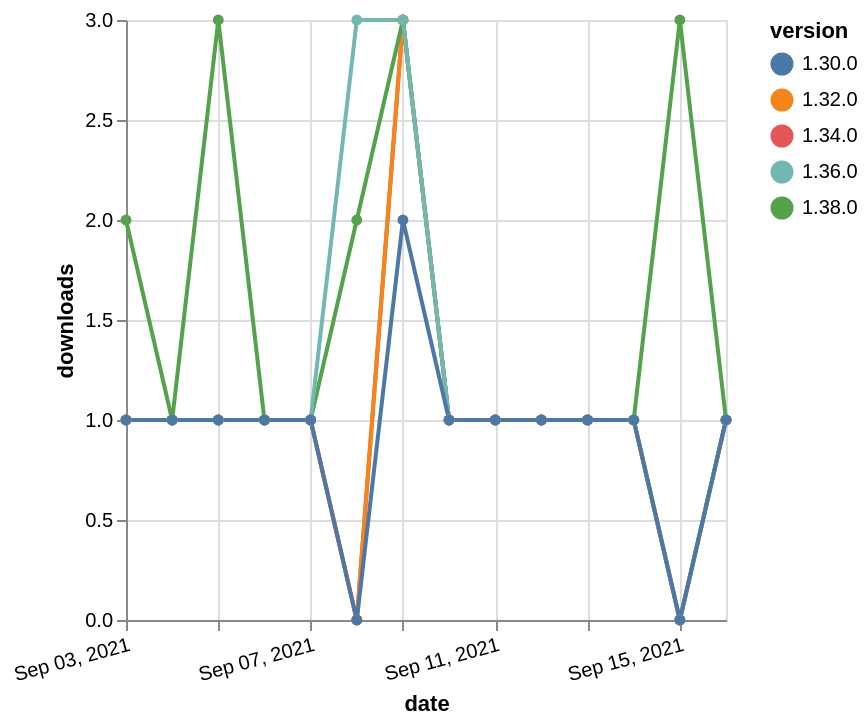

The Vega-Lite source for this figure:
### Vega-Lite specification from a JSON file in a GitHub repository (floating-point values rounded to 4 significant figures)
{"$schema": "https://vega.github.io/schema/vega-lite/v5.json", "description": "A simple bar chart with embedded data.", "data": {"values": [{"date": "2021-09-03", "total": 183, "delta": 1, "version": "1.34.0"}, {"date": "2021-09-04", "total": 184, "delta": 1, "version": "1.34.0"}, {"date": "2021-09-05", "total": 185, "delta": 1, "version": "1.34.0"}, {"date": "2021-09-06", "total": 186, "delta": 1, "version": "1.34.0"}, {"date": "2021-09-07", "total": 187, "delta": 1, "version": "1.34.0"}, {"date": "2021-09-08", "total": 187, "delta": 0, "version": "1.34.0"}, {"date": "2021-09-09", "total": 190, "delta": 3, "version": "1.34.0"}, {"date": "2021-09-10", "total": 191, "delta": 1, "version": "1.34.0"}, {"date": "2021-09-11", "total": 192, "delta": 1, "version": "1.34.0"}, {"date": "2021-09-12", "total": 193, "delta": 1, "version": "1.34.0"}, {"date": "2021-09-13", "total": 194, "delta": 1, "version": "1.34.0"}, {"date": "2021-09-14", "total": 195, "delta": 1, "version": "1.34.0"}, {"date": "2021-09-15", "total": 195, "delta": 0, "version": "1.34.0"}, {"date": "2021-09-16", "total": 196, "delta": 1, "version": "1.34.0"}, {"date": "2021-09-03", "total": 309, "delta": 1, "version": "1.32.0"}, {"date": "2021-09-04", "total": 310, "delta": 1, "version": "1.32.0"}, {"date": "2021-09-05", "total": 311, "delta": 1, "version": "1.32.0"}, {"date": "2021-09-06", "total": 312, "delta": 1, "version": "1.32.0"}, {"date": "2021-09-07", "total": 313, "delta": 1, "version": "1.32.0"}, {"date": "2021-09-08", "total": 313, "delta": 0, "version": "1.32.0"}, {"date": "2021-09-09", "total": 316, "delta": 3, "version": "1.32.0"}, {"date": "2021-09-10", "total": 317, "delta": 1, "version": "1.32.0"}, {"date": "2021-09-11", "total": 318, "delta": 1, "version": "1.32.0"}, {"date": "2021-09-12", "total": 319, "delta": 1, "version": "1.32.0"}, {"date": "2021-09-13", "total": 320, "delta": 1, "version": "1.32.0"}, {"date": "2021-09-14", "total": 321, "delta": 1, "version": "1.32.0"}, {"date": "2021-09-15", "total": 321, "delta": 0, "version": "1.32.0"}, {"date": "2021-09-16", "total": 322, "delta": 1, "version": "1.32.0"}, {"date": "2021-09-03", "total": 175, "delta": 2, "version": "1.38.0"}, {"date": "2021-09-04", "total": 176, "delta": 1, "version": "1.38.0"}, {"date": "2021-09-05", "total": 179, "delta": 3, "version": "1.38.0"}, {"date": "2021-09-06", "total": 180, "delta": 1, "version": "1.38.0"}, {"date": "2021-09-07", "total": 181, "delta": 1, "version": "1.38.0"}, {"date": "2021-09-08", "total": 183, "delta": 2, "version": "1.38.0"}, {"date": "2021-09-09", "total": 186, "delta": 3, "version": "1.38.0"}, {"date": "2021-09-10", "total": 187, "delta": 1, "version": "1.38.0"}, {"date": "2021-09-11", "total": 188, "delta": 1, "version": "1.38.0"}, {"date": "2021-09-12", "total": 189, "delta": 1, "version": "1.38.0"}, {"date": "2021-09-13", "total": 190, "delta": 1, "version": "1.38.0"}, {"date": "2021-09-14", "total": 191, "delta": 1, "version": "1.38.0"}, {"date": "2021-09-15", "total": 194, "delta": 3, "version": "1.38.0"}, {"date": "2021-09-16", "total": 195, "delta": 1, "version": "1.38.0"}, {"date": "2021-09-03", "total": 156, "delta": 1, "version": "1.36.0"}, {"date": "2021-09-04", "total": 157, "delta": 1, "version": "1.36.0"}, {"date": "2021-09-05", "total": 158, "delta": 1, "version": "1.36.0"}, {"date": "2021-09-06", "total": 159, "delta": 1, "version": "1.36.0"}, {"date": "2021-09-07", "total": 160, "delta": 1, "version": "1.36.0"}, {"date": "2021-09-08", "total": 163, "delta": 3, "version": "1.36.0"}, {"date": "2021-09-09", "total": 166, "delta": 3, "version": "1.36.0"}, {"date": "2021-09-10", "total": 167, "delta": 1, "version": "1.36.0"}, {"date": "2021-09-11", "total": 168, "delta": 1, "version": "1.36.0"}, {"date": "2021-09-12", "total": 169, "delta": 1, "version": "1.36.0"}, {"date": "2021-09-13", "total": 170, "delta": 1, "version": "1.36.0"}, {"date": "2021-09-14", "total": 171, "delta": 1, "version": "1.36.0"}, {"date": "2021-09-15", "total": 171, "delta": 0, "version": "1.36.0"}, {"date": "2021-09-16", "total": 172, "delta": 1, "version": "1.36.0"}, {"date": "2021-09-03", "total": 236, "delta": 1, "version": "1.30.0"}, {"date": "2021-09-04", "total": 237, "delta": 1, "version": "1.30.0"}, {"date": "2021-09-05", "total": 238, "delta": 1, "version": "1.30.0"}, {"date": "2021-09-06", "total": 239, "delta": 1, "version": "1.30.0"}, {"date": "2021-09-07", "total": 240, "delta": 1, "version": "1.30.0"}, {"date": "2021-09-08", "total": 240, "delta": 0, "version": "1.30.0"}, {"date": "2021-09-09", "total": 242, "delta": 2, "version": "1.30.0"}, {"date": "2021-09-10", "total": 243, "delta": 1, "version": "1.30.0"}, {"date": "2021-09-11", "total": 244, "delta": 1, "version": "1.30.0"}, {"date": "2021-09-12", "total": 245, "delta": 1, "version": "1.30.0"}, {"date": "2021-09-13", "total": 246, "delta": 1, "version": "1.30.0"}, {"date": "2021-09-14", "total": 247, "delta": 1, "version": "1.30.0"}, {"date": "2021-09-15", "total": 247, "delta": 0, "version": "1.30.0"}, {"date": "2021-09-16", "total": 248, "delta": 1, "version": "1.30.0"}]}, "width": "container", "mark": {"type": "line", "point": {"filled": true}}, "encoding": {"x": {"field": "date", "type": "temporal", "timeUnit": "yearmonthdate", "title": "date", "axis": {"labelAngle": -15}}, "y": {"field": "delta", "type": "quantitative", "title": "downloads"}, "color": {"field": "version", "type": "nominal"}, "tooltip": {"field": "delta"}}}
